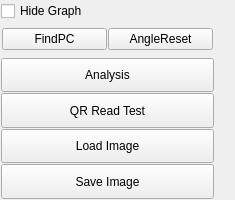
<?xml version="1.0" encoding="UTF-8"?>
<ui version="4.0">
 <class>CommandMenuWidget</class>
 <widget class="QWidget" name="CommandMenuWidget">
  <property name="geometry">
   <rect>
    <x>0</x>
    <y>0</y>
    <width>235</width>
    <height>200</height>
   </rect>
  </property>
  <property name="sizePolicy">
   <sizepolicy hsizetype="Minimum" vsizetype="Minimum">
    <horstretch>0</horstretch>
    <verstretch>0</verstretch>
   </sizepolicy>
  </property>
  <property name="minimumSize">
   <size>
    <width>235</width>
    <height>200</height>
   </size>
  </property>
  <property name="windowTitle">
   <string>Form</string>
  </property>
  <layout class="QGridLayout" name="gridLayout_2">
   <property name="leftMargin">
    <number>1</number>
   </property>
   <property name="topMargin">
    <number>1</number>
   </property>
   <property name="rightMargin">
    <number>1</number>
   </property>
   <property name="bottomMargin">
    <number>1</number>
   </property>
   <property name="spacing">
    <number>1</number>
   </property>
   <item row="0" column="0">
    <layout class="QVBoxLayout" name="verticalLayout">
     <property name="spacing">
      <number>1</number>
     </property>
     <item>
      <widget class="QCheckBox" name="checkGraph">
       <property name="text">
        <string>Hide Graph</string>
       </property>
      </widget>
     </item>
     <item>
      <widget class="QWidget" name="widget" native="true">
       <layout class="QGridLayout" name="gridLayout">
        <property name="leftMargin">
         <number>1</number>
        </property>
        <property name="topMargin">
         <number>1</number>
        </property>
        <property name="rightMargin">
         <number>1</number>
        </property>
        <property name="bottomMargin">
         <number>1</number>
        </property>
        <property name="spacing">
         <number>1</number>
        </property>
        <item row="0" column="0">
         <layout class="QGridLayout" name="gridLayout_3">
          <item row="0" column="0">
           <widget class="QPushButton" name="btnFindPC">
            <property name="text">
             <string>FindPC</string>
            </property>
           </widget>
          </item>
          <item row="0" column="1">
           <widget class="QPushButton" name="btnAngleReset">
            <property name="sizePolicy">
             <sizepolicy hsizetype="Preferred" vsizetype="Preferred">
              <horstretch>0</horstretch>
              <verstretch>0</verstretch>
             </sizepolicy>
            </property>
            <property name="text">
             <string>AngleReset</string>
            </property>
           </widget>
          </item>
         </layout>
        </item>
       </layout>
      </widget>
     </item>
     <item>
      <widget class="QPushButton" name="btnAnalysis">
       <property name="sizePolicy">
        <sizepolicy hsizetype="Minimum" vsizetype="Minimum">
         <horstretch>0</horstretch>
         <verstretch>0</verstretch>
        </sizepolicy>
       </property>
       <property name="text">
        <string>Analysis</string>
       </property>
      </widget>
     </item>
     <item>
      <widget class="QPushButton" name="btnQRReadTest">
       <property name="enabled">
        <bool>true</bool>
       </property>
       <property name="sizePolicy">
        <sizepolicy hsizetype="Preferred" vsizetype="Preferred">
         <horstretch>0</horstretch>
         <verstretch>0</verstretch>
        </sizepolicy>
       </property>
       <property name="text">
        <string>QR Read Test</string>
       </property>
      </widget>
     </item>
     <item>
      <widget class="QPushButton" name="btnLoadImage">
       <property name="sizePolicy">
        <sizepolicy hsizetype="Minimum" vsizetype="Preferred">
         <horstretch>0</horstretch>
         <verstretch>0</verstretch>
        </sizepolicy>
       </property>
       <property name="text">
        <string>Load Image</string>
       </property>
      </widget>
     </item>
     <item>
      <widget class="QPushButton" name="btnSaveImage">
       <property name="sizePolicy">
        <sizepolicy hsizetype="Minimum" vsizetype="Preferred">
         <horstretch>0</horstretch>
         <verstretch>0</verstretch>
        </sizepolicy>
       </property>
       <property name="text">
        <string>Save Image</string>
       </property>
      </widget>
     </item>
    </layout>
   </item>
   <item row="0" column="1">
    <layout class="QVBoxLayout" name="verticalLayout_2">
     <property name="spacing">
      <number>1</number>
     </property>
     <item>
      <spacer name="verticalSpacer_2">
       <property name="orientation">
        <enum>Qt::Vertical</enum>
       </property>
       <property name="sizeHint" stdset="0">
        <size>
         <width>20</width>
         <height>40</height>
        </size>
       </property>
      </spacer>
     </item>
    </layout>
   </item>
  </layout>
 </widget>
 <resources/>
 <connections/>
</ui>
